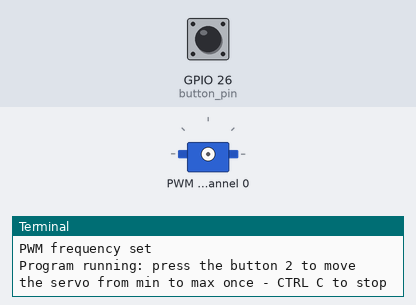
Simulated run of this program. Board: Raspberry Pi (BCM pin numbers). On the bench: servo, the last lines printed to the terminal. The test bench sets the inputs (shaded band); at power-on: GPIO 26 (button_pin) HIGH. Servo angles are drawn from the pulse width (0.5 ms = 0°, 2.5 ms = 180°).

Above: at 1.2 s.
1.3 s: GPIO 26 (button_pin) pulled LOW for 3.2 s
At 7.2 s:
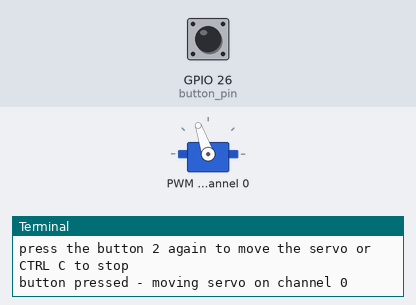
7.5 s: GPIO 26 (button_pin) pulled LOW for 0.15 s
At 8.0 s:
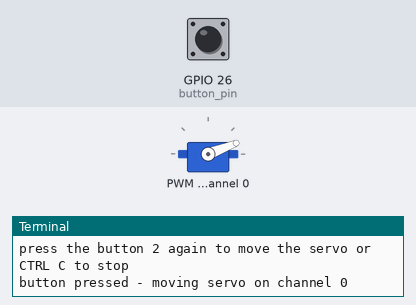
10.6 s: GPIO 26 (button_pin) pulled LOW for 1 s
At 13.2 s:
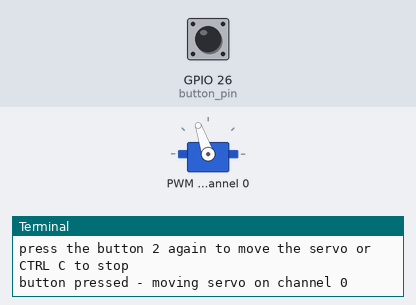
Timing chart, 0 to 14.7 s (numbered marks = the images above; inputs shaded):
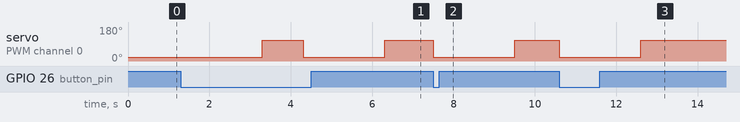

Measured:
- after the input at 1.3 s, servo on PWM channel 0: 21° → 109° after 2.0 s, → 21° 1.0 s later, → 109° 2.0 s later
- after the input at 7.5 s, servo on PWM channel 0: 109° → 21° at once, → 109° 2.0 s later
- after the input at 10.6 s, servo on PWM channel 0: 109° → 21° at once, → 109° 2.0 s later

The program:

I2C_servo_btn.py
```python
#!/usr/bin/python

# RPi PCB version of I2C_servo_btn.py - servo control using a PCA9685 I2C controller
# moves a SG90 servo on channel 0 from min to max position whenever a button is pressed
#
# command:  python3 ./RPi_maker_PCB5/motor_control/servo_motors/I2C_servo_btn.py

# CLI command to check I2C address:  i2cdetect -y -r 1
#

import time               # this imports the module to allow various time functions to be used
import RPi.GPIO as GPIO   # this imports the module to allow the GPIO pins to be easily utilised
GPIO.setwarnings(False)

import Adafruit_PCA9685   # this imports a library that supports the I2C servo control board (PCA9685)
# use i2cdetect -y 1 to check what is connected

# This code sets the RPi to use the BCM (Broadcom) pin numbers which is usually the default but is positively set here
GPIO.setmode(GPIO.BCM)

button_pin = 26  # this is the GPIO pin for button 2 that one side of the tactile button is connected to

GPIO.setup(button_pin, GPIO.IN, pull_up_down=GPIO.PUD_UP)
# this is a special setting that indicates when a pin changes from LOW to HIGH ie when the button is pressed

# this is a function to indicate when the button is pressed
def btn_pressed():
    # if button is pressed GPIO.input will report FALSE
    if not GPIO.input(button_pin):
        return 1

# Initialise the servo control board assuming it has its
#  default address hex 40 (0x40) and is the only device on the bus
#  this can be checked by running "sudo i2cdetect -y 1"
#  for all recent RPi models the port# is 1 in the above 'detect' command - but for pre-Oct'12 models it is 0
pwm = Adafruit_PCA9685.PCA9685()
print("PCA9685 initialised")

# If for some reason the I2C device set up is not the default then use the following:
#    pwm = Adafruit_PCA9685.PCA9685(address=0x??, busnum=?)


pwm.set_pwm_freq(50)   # set the PWM frequency to 50Hz - as per the SG90 data sheet.
print("PWM frequency set")

# set the min and max servo pulse lengths

# min: 1ms pulse length ie should be 205 steps out of 4096 but fine tuned for the specific servo - see the support documentation for more details
servo_min = 150

# max: 1.5ms pulse length ie should be 308 steps out of 4096 but fine tuned for the specific servo - see the support documentation for more details
servo_mid = 350

# mid: 2ms pulse length ie should be 410 steps out of 4096 but fine tuned for the specific servo - see the support documentation for more details
servo_max = 600

print("Program running: press the button 2 to move the servo from min to max once - CTRL C to stop")
try:    # this loop is not strictly necessary but it does allow the script to be easily stopped with CTRL-C
    while True:  # this is the loop that checks if a button is pressed and moves each servo arm if it is

        while not btn_pressed():
            pass                         # if the button is not pressed just loop endlessly

        # button pressed so move servo on channel O between extremes.
        print("button pressed - moving servo on channel 0")
        pwm.set_pwm(0, 0, servo_min)
        time.sleep(1)
        pwm.set_pwm(0, 0, servo_max)
        time.sleep(1)
        pwm.set_pwm(0, 0, servo_mid)
        time.sleep(1)
        print("press the button 2 again to move the servo or CTRL C to stop")

finally:  # this code is run when the try is interrupted with a CTRL-C
    print(" ")
    print("Cleaning up the GPIO pins before stopping")
    print(" ")
    print(" ")
    print(" ")
    GPIO.cleanup()

# The cleanup command sets all the pins back to inputs which protects the
# Pi from accidental shorts-circuits if something metal touches the GPIO pins.
```
